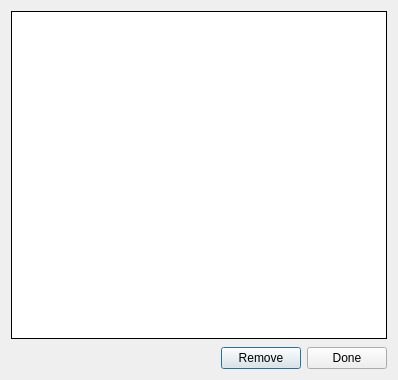
<?xml version="1.0" encoding="UTF-8"?>
<ui version="4.0">
 <class>EditListDlg</class>
 <widget class="QDialog" name="EditListDlg">
  <property name="geometry">
   <rect>
    <x>0</x>
    <y>0</y>
    <width>398</width>
    <height>380</height>
   </rect>
  </property>
  <property name="maximumSize">
   <size>
    <width>398</width>
    <height>16777215</height>
   </size>
  </property>
  <property name="windowTitle">
   <string>Dialog</string>
  </property>
  <layout class="QVBoxLayout" name="verticalLayout">
   <item>
    <layout class="QHBoxLayout" name="horizontalLayout">
     <item>
      <widget class="QListWidget" name="listWidget">
       <property name="frameShape">
        <enum>QFrame::Box</enum>
       </property>
       <property name="frameShadow">
        <enum>QFrame::Plain</enum>
       </property>
      </widget>
     </item>
    </layout>
   </item>
   <item>
    <spacer name="verticalSpacer">
     <property name="orientation">
      <enum>Qt::Vertical</enum>
     </property>
     <property name="sizeType">
      <enum>QSizePolicy::Fixed</enum>
     </property>
     <property name="sizeHint" stdset="0">
      <size>
       <width>20</width>
       <height>1</height>
      </size>
     </property>
    </spacer>
   </item>
   <item>
    <spacer name="verticalSpacer_2">
     <property name="orientation">
      <enum>Qt::Vertical</enum>
     </property>
     <property name="sizeType">
      <enum>QSizePolicy::Fixed</enum>
     </property>
     <property name="sizeHint" stdset="0">
      <size>
       <width>20</width>
       <height>1</height>
      </size>
     </property>
    </spacer>
   </item>
   <item>
    <layout class="QHBoxLayout" name="horizontalLayout_2">
     <item>
      <spacer name="horizontalSpacer">
       <property name="orientation">
        <enum>Qt::Horizontal</enum>
       </property>
       <property name="sizeHint" stdset="0">
        <size>
         <width>40</width>
         <height>20</height>
        </size>
       </property>
      </spacer>
     </item>
     <item>
      <widget class="QPushButton" name="deleteBtn">
       <property name="minimumSize">
        <size>
         <width>0</width>
         <height>0</height>
        </size>
       </property>
       <property name="text">
        <string>Remove</string>
       </property>
      </widget>
     </item>
     <item>
      <widget class="QPushButton" name="doneBtn">
       <property name="minimumSize">
        <size>
         <width>0</width>
         <height>0</height>
        </size>
       </property>
       <property name="text">
        <string>Done</string>
       </property>
      </widget>
     </item>
    </layout>
   </item>
  </layout>
 </widget>
 <resources/>
 <connections/>
</ui>
